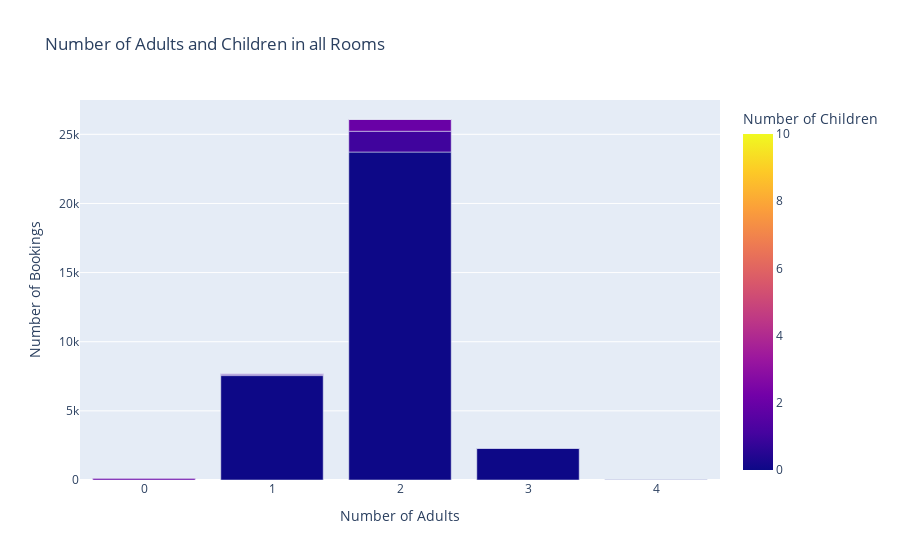

Here is the notebook cell this chart was saved with:
### Code cell
import plotly.express as px

adult_child = df.groupby(['no_of_adults', 'no_of_children']).size().reset_index(name='count')

fig = px.bar(adult_child, 
             x='no_of_adults', 
             y='count', 
             color='no_of_children', 
             title='Number of Adults and Children in all Rooms',
             labels={'no_of_adults': 'Number of Adults', 'count': 'Number of Bookings', 'no_of_children': 'Number of Children'},
             barmode='stack') 

fig.show()

### Figure 1 — Plotly figure (JSON) as saved in the notebook; plotly's stock layout.template omitted (floating-point values rounded to 4 significant figures)
{"data": [{"hovertemplate": "Number of Adults=%{x}<br>Number of Bookings=%{y}<br>Number of Children=%{marker.color}<extra></extra>", "legendgroup": "", "marker": {"color": [1, 2, 3, 0, 1, 2, 9, 0, 1, 2, 3, 9, 10, 0, 1, 2, 0], "coloraxis": "coloraxis", "pattern": {"shape": ""}}, "name": "", "orientation": "v", "showlegend": false, "textposition": "auto", "type": "bar", "x": [0, 0, 0, 1, 1, 1, 1, 2, 2, 2, 2, 2, 2, 3, 3, 3, 4], "xaxis": "x", "y": [1, 133, 5, 7551, 90, 53, 1, 23719, 1502, 871, 14, 1, 1, 2291, 25, 1, 16], "yaxis": "y"}], "layout": {"barmode": "stack", "coloraxis": {"colorbar": {"title": {"text": "Number of Children"}}, "colorscale": [[0, "#0d0887"], [0.1111, "#46039f"], [0.2222, "#7201a8"], [0.3333, "#9c179e"], [0.4444, "#bd3786"], [0.5556, "#d8576b"], [0.6667, "#ed7953"], [0.7778, "#fb9f3a"], [0.8889, "#fdca26"], [1, "#f0f921"]]}, "legend": {"tracegroupgap": 0}, "title": {"text": "Number of Adults and Children in all Rooms"}, "xaxis": {"anchor": "y", "domain": [0, 1], "title": {"text": "Number of Adults"}}, "yaxis": {"anchor": "x", "domain": [0, 1], "title": {"text": "Number of Bookings"}}}}
